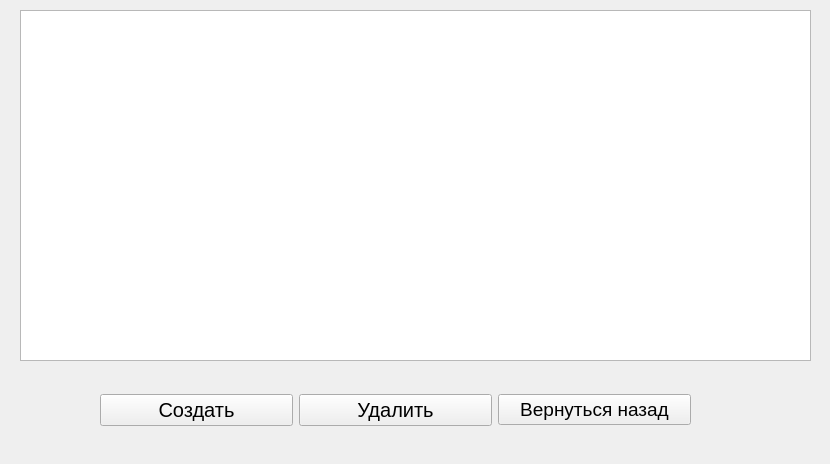
<?xml version="1.0" encoding="UTF-8"?>
<ui version="4.0">
 <class>Form</class>
 <widget class="QWidget" name="Form">
  <property name="geometry">
   <rect>
    <x>0</x>
    <y>0</y>
    <width>830</width>
    <height>464</height>
   </rect>
  </property>
  <property name="windowTitle">
   <string>Form</string>
  </property>
  <widget class="QTableWidget" name="tableWidget">
   <property name="geometry">
    <rect>
     <x>20</x>
     <y>10</y>
     <width>791</width>
     <height>351</height>
    </rect>
   </property>
  </widget>
  <widget class="QWidget" name="horizontalLayoutWidget">
   <property name="geometry">
    <rect>
     <x>100</x>
     <y>370</y>
     <width>591</width>
     <height>80</height>
    </rect>
   </property>
   <layout class="QHBoxLayout" name="horizontalLayout">
    <item>
     <widget class="QPushButton" name="pushButton_4">
      <property name="font">
       <font>
        <pointsize>15</pointsize>
       </font>
      </property>
      <property name="text">
       <string>Создать</string>
      </property>
     </widget>
    </item>
    <item>
     <widget class="QPushButton" name="pushButton_3">
      <property name="font">
       <font>
        <pointsize>15</pointsize>
       </font>
      </property>
      <property name="text">
       <string>Удалить</string>
      </property>
     </widget>
    </item>
    <item>
     <widget class="QPushButton" name="pushButton_5">
      <property name="minimumSize">
       <size>
        <width>0</width>
        <height>19</height>
       </size>
      </property>
      <property name="maximumSize">
       <size>
        <width>16777215</width>
        <height>16777215</height>
       </size>
      </property>
      <property name="font">
       <font>
        <pointsize>14</pointsize>
       </font>
      </property>
      <property name="text">
       <string>Вернуться назад</string>
      </property>
     </widget>
    </item>
   </layout>
  </widget>
 </widget>
 <resources/>
 <connections/>
</ui>
